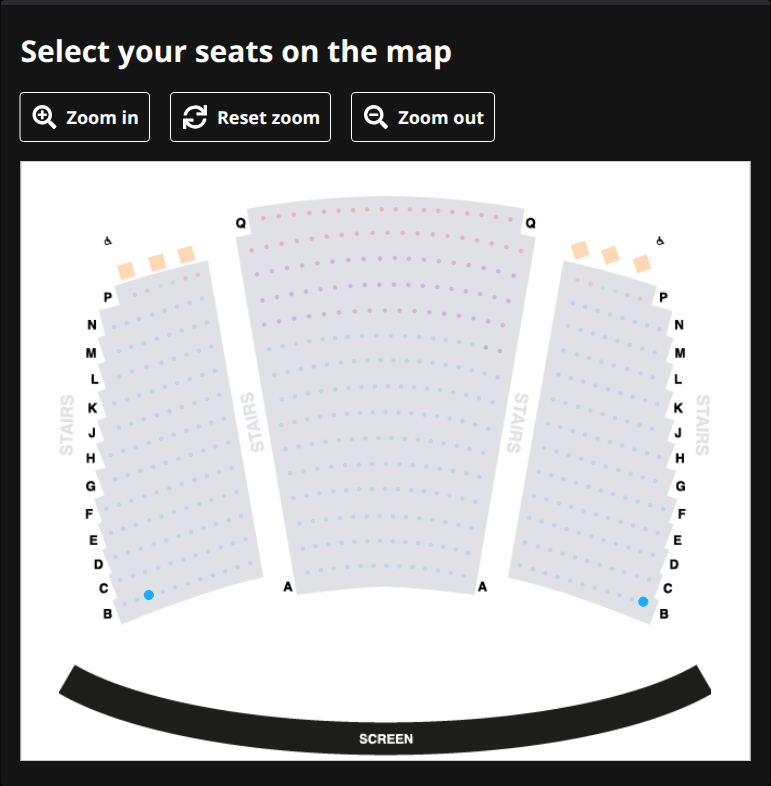
#> input picture seat-maps/2026-07-30_13-00.png, 771 x 786 px
$ python sample_seats_detail.py
#> lines starting #> are read from the running program, lines starting #| are printed output that depends on the picture; after the words box and inside, x2 and y2 are one past the last pixel; in counts of white or black regions, pixels touching at a corner belong together
import cv2
import numpy as np

img = cv2.imread("seat-maps/2026-07-30_13-00.png")
#> img is the input picture: shape (786, 771, 3); mean B, G, R 176.3, 174.6, 174.2
hsv = cv2.cvtColor(img, cv2.COLOR_BGR2HSV)
#> hsv: shape (786, 771, 3); mean H, S, V 37.9, 4.6, 176.8

# Available seats we found:
avail_coords = [(149, 595), (581, 583), (643, 602)]

print("--- AVAILABLE SEATS (BRIGHT BLUE) ---")
for cx, cy in avail_coords:
    # let's print BGR and HSV of a 3x3 region around center
    bgr_sample = img[cy-1:cy+2, cx-1:cx+2]
    hsv_sample = hsv[cy-1:cy+2, cx-1:cx+2]
    print(f"Seat at ({cx}, {cy}):")
    print(f"  BGR: B={bgr_sample[:,:,0].mean():.1f}, G={bgr_sample[:,:,1].mean():.1f}, R={bgr_sample[:,:,2].mean():.1f}")
    print(f"  HSV: H={hsv_sample[:,:,0].mean():.1f}, S={hsv_sample[:,:,1].mean():.1f}, V={hsv_sample[:,:,2].mean():.1f}")
#> this loop made 3 passes
#|   BGR: B=255.0, G=171.0, R=29.0
#|   HSV: H=101.0, S=226.0, V=255.0
#|   BGR: B=233.9, G=215.6, R=190.4
#|   HSV: H=103.1, S=47.1, V=233.9
#|   BGR: B=255.0, G=171.0, R=29.0
#|   HSV: H=101.0, S=226.0, V=255.0

print("\n--- TAKEN SEATS (LIGHT PURPLE/GRAY) ---")
# Let's find some taken seats. From the image, they are at the top rows, e.g., around row Q center.
# Let's search for circles that are NOT the three available ones.
# Let's find any other gray/purple dots. We can use a very broad mask first.
lower_any_dot = np.array([0, 10, 100])
upper_any_dot = np.array([180, 255, 255])
broad_mask = cv2.inRange(hsv, lower_any_dot, upper_any_dot)
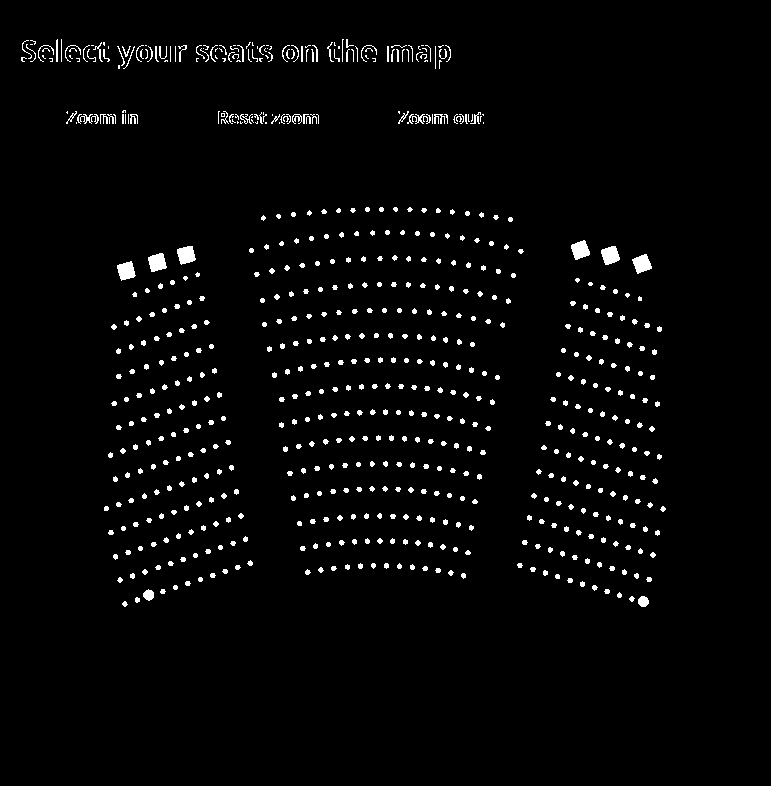
#> broad_mask: shape (786, 771); 2.6% white; 661 white regions (125 under 20 px)
contours, _ = cv2.findContours(broad_mask, cv2.RETR_EXTERNAL, cv2.CHAIN_APPROX_SIMPLE)
#> contours = 661 contours, 646 with area under 20; largest, box (x1, y1, x2, y2) and area: (177, 246, 196, 265) 232, (148, 253, 167, 272) 230, (601, 246, 620, 265) 230, (117, 261, 136, 281) 228, (571, 240, 590, 260) 228

taken_count = 0
for cnt in contours:
    area = cv2.contourArea(cnt)
    if 35 <= area <= 100:
        mom = cv2.moments(cnt)
        if mom["m00"] != 0:
            cx = int(mom["m10"] / mom["m00"])
            cy = int(mom["m01"] / mom["m00"])
            # Check if it's near one of the available ones
            if any(abs(cx - ax) < 15 and abs(cy - ay) < 15 for ax, ay in avail_coords):
                continue

            # Print BGR/HSV of this taken seat
            bgr_sample = img[cy-1:cy+2, cx-1:cx+2]
            hsv_sample = hsv[cy-1:cy+2, cx-1:cx+2]
            print(f"Taken seat at ({cx}, {cy}):")
            print(f"  BGR: B={bgr_sample[:,:,0].mean():.1f}, G={bgr_sample[:,:,1].mean():.1f}, R={bgr_sample[:,:,2].mean():.1f}")
            print(f"  HSV: H={hsv_sample[:,:,0].mean():.1f}, S={hsv_sample[:,:,1].mean():.1f}, V={hsv_sample[:,:,2].mean():.1f}")
            taken_count += 1
            if taken_count >= 5:
                break
#> this loop made 661 passes
#> (area, cx, cy) on passes 3, 8, 521, 525, 542: (80, 642, 601), (80, 148, 594), (63, 417, 118), (35, 295, 116), (56, 88, 118)
#| Taken seat at (417, 118):
#|   BGR: B=232.7, G=235.8, R=216.4
#|   HSV: H=41.4, S=58.2, V=253.2
#| Taken seat at (295, 116):
#|   BGR: B=187.0, G=200.9, R=214.1
#|   HSV: H=9.0, S=40.8, V=214.1
#| Taken seat at (88, 118):
#|   BGR: B=148.6, G=143.8, R=142.6
#|   HSV: H=71.0, S=140.9, V=192.6
#> after the loop, taken_count = 3
